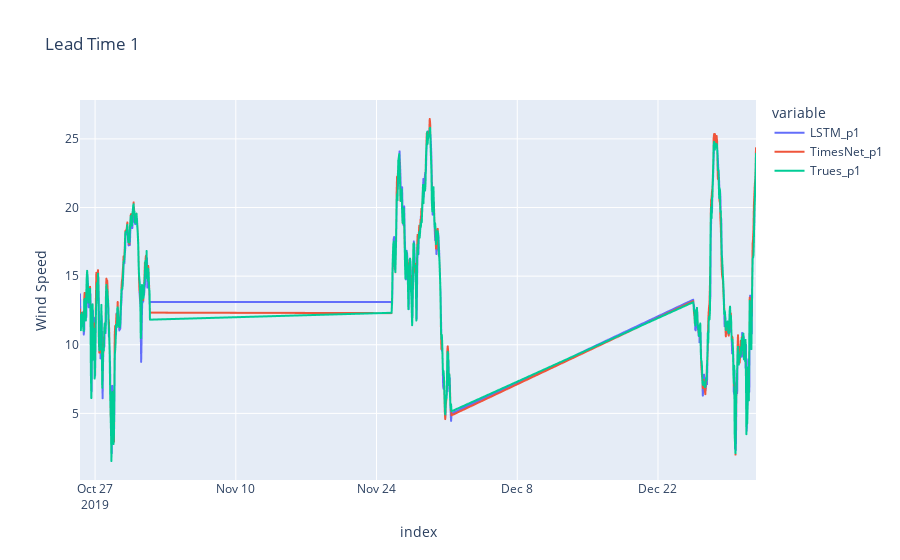
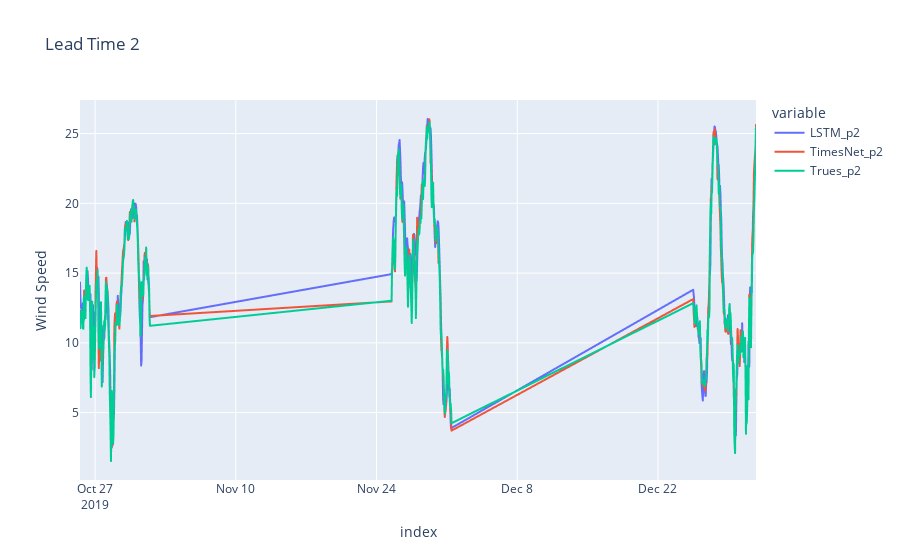
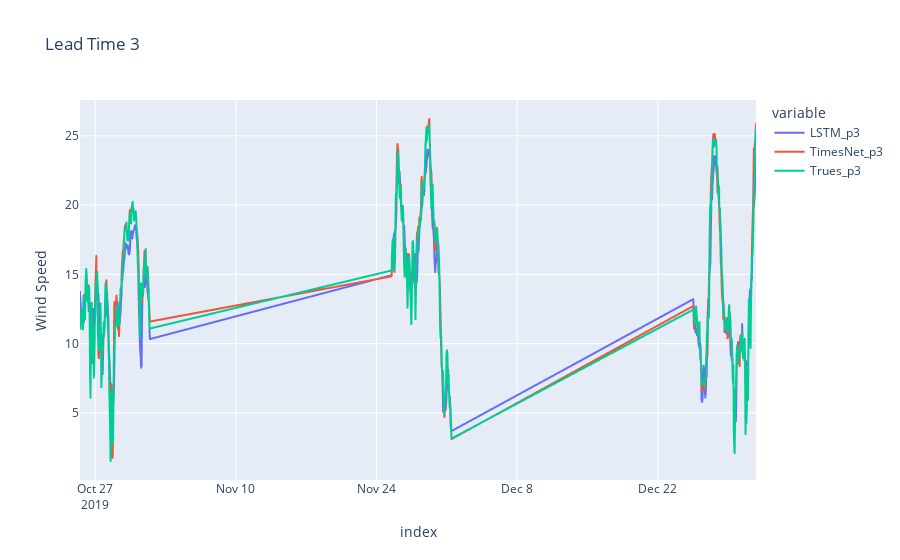
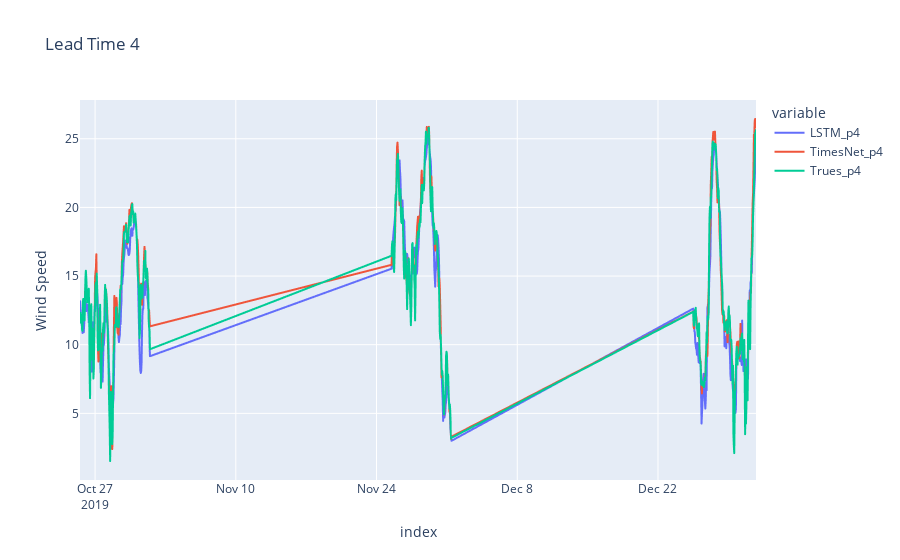

Source (notebook cell) for these figures, in order:
### Code cell
import os
if not os.path.exists("plot/LSTM_TimesNet_comparison"):
    os.mkdir("plot/LSTM_TimesNet_comparison")

for i in range(1, 13):
    fig = px.line(
        outputs, x=outputs.index, y=[f'LSTM_p{i}', f'TimesNet_p{i}', f"Trues_p{i}"], 
        title=f"Lead Time {i}", labels={'x': 'Time', 'value': 'Wind Speed'},
    )
    fig.show()
    time.sleep(1)
    fig.write_html(f"plot/LSTM_TimesNet_comparison/p{i}.html")

### Figure 1 — Plotly figure (JSON) as saved in the notebook; plotly's stock layout.template omitted (floating-point values rounded to 4 significant figures; data arrays with more than 128 entries replaced by an {"elided": "..."} marker saying what was removed)
{"data": [{"hovertemplate": "variable=LSTM_p1<br>index=%{x}<br>Wind Speed=%{y}<extra></extra>", "legendgroup": "LSTM_p1", "line": {"color": "#636efa", "dash": "solid"}, "marker": {"symbol": "circle"}, "mode": "lines", "name": "LSTM_p1", "showlegend": true, "type": "scattergl", "x": {"elided": "463 str values"}, "xaxis": "x", "y": {"elided": "463 float values"}, "yaxis": "y"}, {"hovertemplate": "variable=TimesNet_p1<br>index=%{x}<br>Wind Speed=%{y}<extra></extra>", "legendgroup": "TimesNet_p1", "line": {"color": "#EF553B", "dash": "solid"}, "marker": {"symbol": "circle"}, "mode": "lines", "name": "TimesNet_p1", "showlegend": true, "type": "scattergl", "x": {"elided": "463 str values"}, "xaxis": "x", "y": {"elided": "463 float values"}, "yaxis": "y"}, {"hovertemplate": "variable=Trues_p1<br>index=%{x}<br>Wind Speed=%{y}<extra></extra>", "legendgroup": "Trues_p1", "line": {"color": "#00cc96", "dash": "solid"}, "marker": {"symbol": "circle"}, "mode": "lines", "name": "Trues_p1", "showlegend": true, "type": "scattergl", "x": {"elided": "463 str values"}, "xaxis": "x", "y": {"elided": "463 float values"}, "yaxis": "y"}], "layout": {"legend": {"title": {"text": "variable"}, "tracegroupgap": 0}, "title": {"text": "Lead Time 1"}, "xaxis": {"anchor": "y", "domain": [0, 1], "title": {"text": "index"}}, "yaxis": {"anchor": "x", "domain": [0, 1], "title": {"text": "Wind Speed"}}}}

### Figure 2 — Plotly figure (JSON) as saved in the notebook; plotly's stock layout.template omitted (floating-point values rounded to 4 significant figures; data arrays with more than 128 entries replaced by an {"elided": "..."} marker saying what was removed)
{"data": [{"hovertemplate": "variable=LSTM_p2<br>index=%{x}<br>Wind Speed=%{y}<extra></extra>", "legendgroup": "LSTM_p2", "line": {"color": "#636efa", "dash": "solid"}, "marker": {"symbol": "circle"}, "mode": "lines", "name": "LSTM_p2", "showlegend": true, "type": "scattergl", "x": {"elided": "463 str values"}, "xaxis": "x", "y": {"elided": "463 float values"}, "yaxis": "y"}, {"hovertemplate": "variable=TimesNet_p2<br>index=%{x}<br>Wind Speed=%{y}<extra></extra>", "legendgroup": "TimesNet_p2", "line": {"color": "#EF553B", "dash": "solid"}, "marker": {"symbol": "circle"}, "mode": "lines", "name": "TimesNet_p2", "showlegend": true, "type": "scattergl", "x": {"elided": "463 str values"}, "xaxis": "x", "y": {"elided": "463 float values"}, "yaxis": "y"}, {"hovertemplate": "variable=Trues_p2<br>index=%{x}<br>Wind Speed=%{y}<extra></extra>", "legendgroup": "Trues_p2", "line": {"color": "#00cc96", "dash": "solid"}, "marker": {"symbol": "circle"}, "mode": "lines", "name": "Trues_p2", "showlegend": true, "type": "scattergl", "x": {"elided": "463 str values"}, "xaxis": "x", "y": {"elided": "463 float values"}, "yaxis": "y"}], "layout": {"legend": {"title": {"text": "variable"}, "tracegroupgap": 0}, "title": {"text": "Lead Time 2"}, "xaxis": {"anchor": "y", "domain": [0, 1], "title": {"text": "index"}}, "yaxis": {"anchor": "x", "domain": [0, 1], "title": {"text": "Wind Speed"}}}}

### Figure 3 — Plotly figure (JSON) as saved in the notebook; plotly's stock layout.template omitted (floating-point values rounded to 4 significant figures; data arrays with more than 128 entries replaced by an {"elided": "..."} marker saying what was removed)
{"data": [{"hovertemplate": "variable=LSTM_p3<br>index=%{x}<br>Wind Speed=%{y}<extra></extra>", "legendgroup": "LSTM_p3", "line": {"color": "#636efa", "dash": "solid"}, "marker": {"symbol": "circle"}, "mode": "lines", "name": "LSTM_p3", "showlegend": true, "type": "scattergl", "x": {"elided": "463 str values"}, "xaxis": "x", "y": {"elided": "463 float values"}, "yaxis": "y"}, {"hovertemplate": "variable=TimesNet_p3<br>index=%{x}<br>Wind Speed=%{y}<extra></extra>", "legendgroup": "TimesNet_p3", "line": {"color": "#EF553B", "dash": "solid"}, "marker": {"symbol": "circle"}, "mode": "lines", "name": "TimesNet_p3", "showlegend": true, "type": "scattergl", "x": {"elided": "463 str values"}, "xaxis": "x", "y": {"elided": "463 float values"}, "yaxis": "y"}, {"hovertemplate": "variable=Trues_p3<br>index=%{x}<br>Wind Speed=%{y}<extra></extra>", "legendgroup": "Trues_p3", "line": {"color": "#00cc96", "dash": "solid"}, "marker": {"symbol": "circle"}, "mode": "lines", "name": "Trues_p3", "showlegend": true, "type": "scattergl", "x": {"elided": "463 str values"}, "xaxis": "x", "y": {"elided": "463 float values"}, "yaxis": "y"}], "layout": {"legend": {"title": {"text": "variable"}, "tracegroupgap": 0}, "title": {"text": "Lead Time 3"}, "xaxis": {"anchor": "y", "domain": [0, 1], "title": {"text": "index"}}, "yaxis": {"anchor": "x", "domain": [0, 1], "title": {"text": "Wind Speed"}}}}

### Figure 4 — Plotly figure (JSON) as saved in the notebook; plotly's stock layout.template omitted (floating-point values rounded to 4 significant figures; data arrays with more than 128 entries replaced by an {"elided": "..."} marker saying what was removed)
{"data": [{"hovertemplate": "variable=LSTM_p4<br>index=%{x}<br>Wind Speed=%{y}<extra></extra>", "legendgroup": "LSTM_p4", "line": {"color": "#636efa", "dash": "solid"}, "marker": {"symbol": "circle"}, "mode": "lines", "name": "LSTM_p4", "showlegend": true, "type": "scattergl", "x": {"elided": "463 str values"}, "xaxis": "x", "y": {"elided": "463 float values"}, "yaxis": "y"}, {"hovertemplate": "variable=TimesNet_p4<br>index=%{x}<br>Wind Speed=%{y}<extra></extra>", "legendgroup": "TimesNet_p4", "line": {"color": "#EF553B", "dash": "solid"}, "marker": {"symbol": "circle"}, "mode": "lines", "name": "TimesNet_p4", "showlegend": true, "type": "scattergl", "x": {"elided": "463 str values"}, "xaxis": "x", "y": {"elided": "463 float values"}, "yaxis": "y"}, {"hovertemplate": "variable=Trues_p4<br>index=%{x}<br>Wind Speed=%{y}<extra></extra>", "legendgroup": "Trues_p4", "line": {"color": "#00cc96", "dash": "solid"}, "marker": {"symbol": "circle"}, "mode": "lines", "name": "Trues_p4", "showlegend": true, "type": "scattergl", "x": {"elided": "463 str values"}, "xaxis": "x", "y": {"elided": "463 float values"}, "yaxis": "y"}], "layout": {"legend": {"title": {"text": "variable"}, "tracegroupgap": 0}, "title": {"text": "Lead Time 4"}, "xaxis": {"anchor": "y", "domain": [0, 1], "title": {"text": "index"}}, "yaxis": {"anchor": "x", "domain": [0, 1], "title": {"text": "Wind Speed"}}}}
